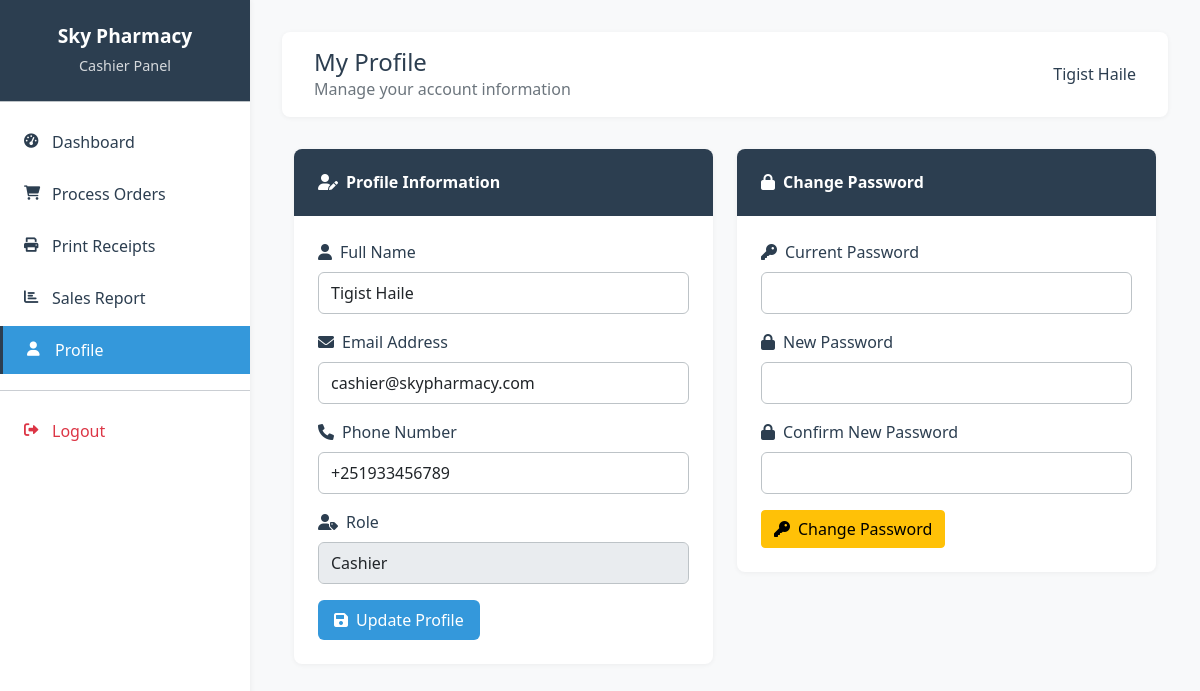
The page /cashier/profile.php (signed in) on the database its author committed.
### tables this page shows
CREATE TABLE `users` (
  `id` int(11) NOT NULL,
  `username` varchar(50) NOT NULL,
  `email` varchar(100) NOT NULL,
  `password_hash` varchar(255) NOT NULL,
  `full_name` varchar(100) NOT NULL,
  `role` enum('admin','pharmacist','cashier','customer') NOT NULL DEFAULT 'customer',
  `phone` varchar(20) DEFAULT NULL,
  `address` text DEFAULT NULL,
  `created_at` timestamp NOT NULL DEFAULT current_timestamp(),
  `updated_at` timestamp NOT NULL DEFAULT current_timestamp() ON UPDATE current_timestamp(),
  `is_active` tinyint(1) DEFAULT 1
);

### classes/Auth.php (called while the page is built, shortened)
<?php
require_once __DIR__ . '/../config/database.php';
class Auth {
    private $conn;
    public function __construct() {
        $database = new Database();
        $this->conn = $database->getConnection();
    }
    public function isLoggedIn() {
        return isset($_SESSION['logged_in']) && $_SESSION['logged_in'] === true;
    }
    public function getCurrentUser() {
        try {
            $query = "SELECT id, username, email, full_name, role, phone, address, is_active, created_at
                      FROM users WHERE id = :user_id";
            $stmt = $this->conn->prepare($query);
            $stmt->bindParam(':user_id', $_SESSION['user_id']);
            $stmt->execute();
            return $stmt->fetch(PDO::FETCH_ASSOC);
        } catch (PDOException $e) {
            return [
                'id' => $_SESSION['user_id'],
                'username' => $_SESSION['username'],
                'full_name' => $_SESSION['full_name'],
                'role' => $_SESSION['role']
            ];
        }
    }
}
?>

### config/database.php (called while the page is built, shortened)
<?php
class Database {
    private $host = 'localhost';
    private $db_name = 'sky_pharmacy';
    private $username = 'root';
    private $password = '';
    public function getConnection() {
        $this->conn = null;
        try {
            $this->conn = new PDO(
                "mysql:host=" . $this->host . ";dbname=" . $this->db_name,
                $this->username,
                $this->password
            );
            $this->conn->setAttribute(PDO::ATTR_ERRMODE, PDO::ERRMODE_EXCEPTION);
        } catch(PDOException $exception) {
            echo "Connection error: " . $exception->getMessage();
        }
        return $this->conn;
    }
}
?>

### cashier/profile.php (the view, shortened to what this page needs)
<?php
require_once '../classes/Auth.php';
$auth = new Auth();
$auth->requireRole('cashier');
$user = $auth->getCurrentUser();
?>
<!DOCTYPE html>
<html lang="en">
<head>
    <link href="https://cdn.jsdelivr.net/npm/bootstrap@5.1.3/dist/css/bootstrap.min.css" rel="stylesheet">
    <link href="https://cdnjs.cloudflare.com/ajax/libs/font-awesome/6.0.0/css/all.min.css" rel="stylesheet">
    <link href="../assets/css/style.css" rel="stylesheet">
</head>
<body>
    <div class="sidebar">
        <div class="sidebar-header">
            <h4>Sky Pharmacy</h4>
            <p>Cashier Panel</p>
        </div>
        <nav class="sidebar-menu">
            <a href="dashboard.php" class="nav-link">
                <i class="fas fa-tachometer-alt"></i>Dashboard
            </a>
            <a href="process_orders.php" class="nav-link">
                <i class="fas fa-shopping-cart"></i>Process Orders
            </a>
            <a href="print_receipts.php" class="nav-link">
                <i class="fas fa-print"></i>Print Receipts
            </a>
            <a href="sales_report.php" class="nav-link">
                <i class="fas fa-chart-bar"></i>Sales Report
            </a>
            <a href="profile.php" class="nav-link active">
                <i class="fas fa-user"></i>Profile
            </a>
            <hr class="my-3">
            <a href="../logout.php" class="nav-link text-danger">
                <i class="fas fa-sign-out-alt"></i>Logout
            </a>
        </nav>
    </div>
    <div class="main-content">
        <div class="top-nav">
            <div class="d-flex justify-content-between align-items-center">
                <div>
                    <h4 class="mb-0">My Profile</h4>
                    <p class="mb-0 text-muted">Manage your account information</p>
                </div>
                <div class="user-info">
                    <span class="user-name"><?php echo htmlspecialchars($user['full_name']); ?></span>
                </div>
            </div>
        </div>
        <div class="container mt-4">
            <div class="row">
                <div class="col-lg-6 mb-4">
                    <div class="card">
                        <div class="card-header">
                            <h5 class="mb-0">
                                <i class="fas fa-user-edit me-2"></i>Profile Information
                            </h5>
                        </div>
                        <div class="card-body">
                            <form method="POST">
                                <div class="mb-3">
                                    <label for="full_name" class="form-label">
                                        <i class="fas fa-user me-2"></i>Full Name
                                    </label>
                                    <input type="text" class="form-control" id="full_name" name="full_name"
                                           value="<?php echo htmlspecialchars($user['full_name']); ?>" required>
                                </div>
                                <div class="mb-3">
                                    <label for="email" class="form-label">
                                        <i class="fas fa-envelope me-2"></i>Email Address
                                    </label>
                                    <input type="email" class="form-control" id="email" name="email"
                                           value="<?php echo htmlspecialchars($user['email']); ?>" required>
                                </div>
                                <div class="mb-3">
                                    <label for="phone" class="form-label">
                                        <i class="fas fa-phone me-2"></i>Phone Number
                                    </label>
                                    <input type="tel" class="form-control" id="phone" name="phone"
                                           value="<?php echo htmlspecialchars($user['phone'] ?? ''); ?>">
                                </div>
                                <div class="mb-3">
                                    <label class="form-label">
                                        <i class="fas fa-user-tag me-2"></i>Role
                                    </label>
                                    <input type="text" class="form-control" value="Cashier" readonly>
                                </div>
                                <button type="submit" class="btn btn-primary">
                                    <i class="fas fa-save me-2"></i>Update Profile
                                </button>
                            </form>
                        </div>
                    </div>
                </div>
                <div class="col-lg-6 mb-4">
                    <div class="card">
                        <div class="card-header">
                            <h5 class="mb-0">
                                <i class="fas fa-lock me-2"></i>Change Password
                            </h5>
                        </div>
                        <div class="card-body">
                            <form method="POST">
                                <div class="mb-3">
                                    <label for="current_password" class="form-label">
                                        <i class="fas fa-key me-2"></i>Current Password
                                    </label>
                                    <input type="password" class="form-control" id="current_password"
                                           name="current_password" required>
                                </div>
                                <div class="mb-3">
                                    <label for="new_password" class="form-label">
                                        <i class="fas fa-lock me-2"></i>New Password
                                    </label>
                                    <input type="password" class="form-control" id="new_password"
                                           name="new_password" required>
                                </div>
                                <div class="mb-3">
                                    <label for="confirm_password" class="form-label">
                                        <i class="fas fa-lock me-2"></i>Confirm New Password
                                    </label>
                                    <input type="password" class="form-control" id="confirm_password"
                                           name="confirm_password" required>
                                </div>
                                <button type="submit" class="btn btn-warning">
                                    <i class="fas fa-key me-2"></i>Change Password
                                </button>
                            </form>
                        </div>
                    </div>
                </div>
            </div>
        </div>
    </div>
</body>
</html>

### assets/css/style.css (style rules this page uses)
:root { --primary-color: #2c3e50; --secondary-color: #34495e; --accent-color: #3498db; --success-color: #27ae60; --warning-color: #f39c12; --danger-color: #e74c3c; --light-color: #ecf0f1; --dark-color: #2c3e50; --white-color: #ffffff; --gray-color: #95a5a6; --border-color: #bdc3c7; --shadow-color: rgba(0, 0, 0, 0.05); --text-color: #2c3e50; --text-muted: #7f8c8d; }
body { background-color: #f8f9fa; font-family: 'Segoe UI', Tahoma, Geneva, Verdana, sans-serif; color: var(--text-color); }
.sidebar { background: var(--white-color); min-height: 100vh; box-shadow: 1px 0 5px var(--shadow-color); position: fixed; top: 0; left: 0; width: 250px; z-index: 1000; transition: all 0.3s ease; }
.sidebar-header { background: var(--primary-color); color: var(--white-color); padding: 1.5rem; text-align: center; border-bottom: 1px solid var(--border-color); }
.sidebar-header h4 { margin: 0; font-weight: 600; font-size: 1.2rem; }
.sidebar-header p { margin: 0.5rem 0 0 0; font-size: 0.9rem; opacity: 0.8; }
.sidebar-menu { padding: 1rem 0; }
.sidebar-menu .nav-link { color: var(--text-color); padding: 0.75rem 1.5rem; border: none; border-radius: 0; transition: all 0.3s ease; display: flex; align-items: center; font-weight: 500; text-decoration: none; }
.sidebar-menu .nav-link.active { background: var(--accent-color); color: var(--white-color); border-left: 3px solid var(--primary-color); }
.sidebar-menu .nav-link i { width: 16px; margin-right: 12px; font-size: 0.9rem; }
.main-content { margin-left: 250px; padding: 2rem; min-height: 100vh; background: #f8f9fa; }
.top-nav { background: var(--white-color); padding: 1rem 2rem; box-shadow: 0 1px 5px var(--shadow-color); margin-bottom: 2rem; border-radius: 8px; }
.top-nav .user-info { display: flex; align-items: center; gap: 1rem; }
.top-nav .user-info .user-name { font-weight: 500; color: var(--text-color); }
.card { border: none; border-radius: 8px; box-shadow: 0 1px 5px var(--shadow-color); transition: transform 0.2s ease; background: var(--white-color); }
.card-header { background: var(--primary-color); color: var(--white-color); border-radius: 8px 8px 0 0 !important; border: none; padding: 1rem 1.5rem; }
.card-header h5 { margin: 0; font-weight: 600; font-size: 1rem; }
.btn-primary { background: var(--accent-color) !important; border: none; border-radius: 6px; padding: 0.5rem 1rem; font-weight: 500; transition: all 0.2s ease; }
.form-control { border: 1px solid var(--border-color); border-radius: 6px; padding: 0.5rem 0.75rem; transition: all 0.2s ease; }
.form-label { font-weight: 500; color: var(--text-color); margin-bottom: 0.5rem; }
.card-header h5 i, .card-header h6 i { margin-right: 0.5rem; }
.btn i { margin-right: 0.5rem; }
.sidebar-menu .nav-link i { margin-right: 0.75rem; }
.sidebar-menu .nav-link { margin-bottom: 0.25rem; }
.card-header, .card-body { padding: 1.5rem; }
.card, .modal-content { border-radius: 8px; }

### rows shown on the page
users: full_name "Tigist Haile", email "cashier@skypharmacy.com", phone "+251933456789"
